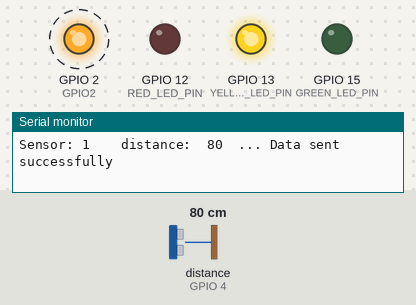
Bench run of a program on a simulated ESP8266 (NodeMCU). Parts: output pins drawn as LEDs (lit = HIGH), the last lines printed to the serial monitor. Dashed ring = blinking. The test bench sets the inputs (shaded band); at power-on: distance to the obstacle (sensor on GPIO 4) 80 cm. The echo pulse lasts 58.3 µs per cm.

Above: at 8.63 s.
8.8 s: distance to the obstacle (sensor on GPIO 4) set to 56 cm
11.8 s: distance to the obstacle (sensor on GPIO 4) set to 46 cm
At 11.97 s:
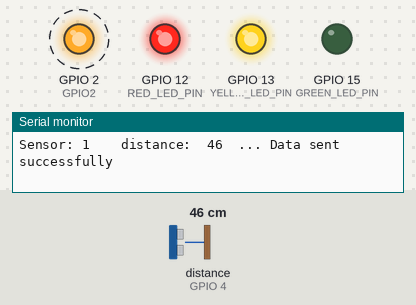
14.8 s: distance to the obstacle (sensor on GPIO 4) set to 60 cm
At 15.09 s:
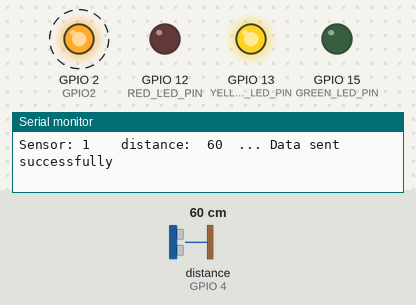
17.8 s: distance to the obstacle (sensor on GPIO 4) set to 4 cm
At 18.01 s:
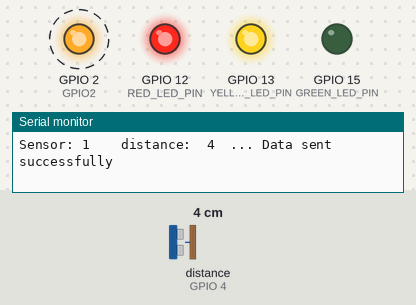
Timing chart, 0 to 21.8 s (numbered marks = the images above; inputs shaded):
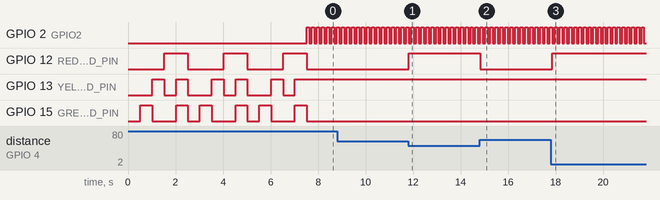

Measured:
- the behaviour switches between 51 and 50 cm on distance to the obstacle (sensor on GPIO 4) (found by bisection; images 0 and 1)
- after the input at 11.8 s, GPIO 12 (RED_LED_PIN): LOW → HIGH at once
- after the input at 14.8 s, GPIO 12 (RED_LED_PIN): HIGH → LOW at once
- after the input at 17.8 s, GPIO 12 (RED_LED_PIN): LOW → HIGH after 0.06 s
- by itself, GPIO 2 (GPIO2): alternates HIGH for 0.10 s and LOW for 0.10 s

The program:

main.cpp
```cpp
/****************************************************
 *  TITLE: ESP-NOW Controller + Ultrasonic sensor
 *  source: https://youtu.be/_cNAsTB5JpM
 *  Board Settings: ESP8266 + US sensor
 *  Board: ESP8266
 * Two ultrasonic sensor (named 0 - Left,1 - Right) with ESP32 reading distance of train from the stattion
 * Sending it to ESp8266 with motor driver
 ****************************************************
 */

#include<ESP8266WiFi.h>
#include<espnow.h>
#include <Ultrasonic.h>
//#include <NewPing.h>

#define MY_NAME         "CONTROLLER_NODE"
#define MY_ROLE         ESP_NOW_ROLE_CONTROLLER         // set the role of this device: CONTROLLER, SLAVE, COMBO
#define RECEIVER_ROLE   ESP_NOW_ROLE_SLAVE              // set the role of the receiver
#define WIFI_CHANNEL    1

#define LEFT  0
#define RIGHT 1

const int sensor_name = RIGHT;  // 0 for Left, 1 for Right
const int TRIGGER_PIN = 5; // was 16;   //D0 Or GPIO-16 of nodemcu
const int ECHO_PIN = 4; // was 5;    //D1 Or GPIO-5 of nodemcu
const int RED_LED_PIN = 12;
const int YELLOW_LED_PIN = 13;
const int GREEN_LED_PIN = 15;
const int MAX_DIST=80;
const int ON_BOARD_LED = 2; //D4 Or GPIO-2 of nodemcu
const int DELAY_CYCLE = 100 ; // time to wait before next measurement
const int IN_RANGE = 50; // Sensor's RED led will be ON when in range


bool LED_ON = true ;

void test_hw();

Ultrasonic ultrasonic(TRIGGER_PIN, ECHO_PIN);

// uint8_t receiverAddress[] = {0x50, 0x02, 0x91, 0x69, 0x6F, 0x22};   //  MAC address of the receiver Damaged :(
// uint8_t receiverAddress[] = {0xEC, 0xFA, 0xBC, 0xC3, 0x01, 0xA0};   //  MAC address of the receiver
uint8_t receiverAddress[] = {0x5C, 0xCF, 0x7F, 0x40, 0xE1, 0x26};   //  MAC address of the receiver

struct __attribute__((packed)) dataPacket {
  int sensor_name;
  int sensor_dist;
};

void transmissionComplete(uint8_t *receiver_mac, uint8_t transmissionStatus) {
  if(transmissionStatus == 0) {
    Serial.println(" ... Data sent successfully");
  } else {
    Serial.print(" .. Error code: ");
    Serial.println(transmissionStatus);
  }
}

int measure_dist(int _trig,int _echo)
{
  int l_distance;
  l_distance = ultrasonic.read();
  return l_distance;
}

// ******************** SETUP ***************************
void setup() {
  pinMode(LED_BUILTIN, OUTPUT);     // GPIO2 (D4) led on ESP8266 module (in addition to onboard led on GPIO 16)
  // on board led is GPIO16 (D0)
  pinMode(TRIGGER_PIN, OUTPUT);  // Sets the trigPin as an Output
  pinMode(ECHO_PIN, INPUT);   // Sets the echoPin as an Input

  pinMode(RED_LED_PIN, OUTPUT);   // Sets the echoPin as an Input
  pinMode(YELLOW_LED_PIN, OUTPUT);   // Sets the echoPin as an Input
  pinMode(GREEN_LED_PIN, OUTPUT);   // Sets the echoPin as an Input


  Serial.begin(9600);     // initialize serial port

  Serial.println();
  Serial.print("Initializing...");
  Serial.print(MY_NAME);
  Serial.print("    My MAC address is: ");
  Serial.println(WiFi.macAddress());

  WiFi.mode(WIFI_STA);
  WiFi.disconnect();        // Just in case, we do not want to connect to a WiFi network

  if(esp_now_init() != 0) {
    Serial.println("ESP-NOW initialization failed");
    return;
  }

  esp_now_set_self_role(MY_ROLE);
  esp_now_register_send_cb(transmissionComplete);   // this function will get called once all data is sent
  esp_now_add_peer(receiverAddress, RECEIVER_ROLE, WIFI_CHANNEL, NULL, 0);

  Serial.println("Initialized.");
  test_hw();
  Serial.println("Les'd tested");

  // Turn on GREEN led for sensor 0, or YELLOW for sensor 1, contantly
  // RED led will signal in range (in loop)
  if  (sensor_name == LEFT)
    digitalWrite(GREEN_LED_PIN,HIGH);
  else
    digitalWrite(YELLOW_LED_PIN,HIGH);

}

// ******************** LOOP ***************************

void loop() {
  if (LED_ON) {
    digitalWrite(LED_BUILTIN, HIGH);
    LED_ON=false;
  }
  else {
    digitalWrite(LED_BUILTIN, LOW);
    LED_ON=true;
  }

  int distance = measure_dist(TRIGGER_PIN,ECHO_PIN);

  if (distance<=IN_RANGE)
    digitalWrite(RED_LED_PIN,HIGH);
  else
    digitalWrite(RED_LED_PIN,LOW);

  dataPacket packet;
  packet.sensor_name = sensor_name;
  packet.sensor_dist = distance;

  Serial.print("Sensor: ");
  Serial.print(sensor_name);
  Serial.print("    distance:  ");
  Serial.print(distance);
  Serial.print(" ");


  esp_now_send(receiverAddress, (uint8_t *) &packet, sizeof(packet));


  delay(DELAY_CYCLE);
}

void write_leds(int _value1, int _value2, int _value3) {
  digitalWrite(GREEN_LED_PIN,_value1);
  digitalWrite(YELLOW_LED_PIN,_value2);
  digitalWrite(RED_LED_PIN,_value3);
}
void test_leds() {
  for (int i=1;i<=3;i++) {
    write_leds(LOW,LOW,LOW);
    delay(500);
    write_leds(HIGH,LOW,LOW);
    delay(500);
    write_leds(LOW,HIGH,LOW);
    delay(500);
    write_leds(LOW,LOW,HIGH);
    delay(500);
    write_leds(HIGH,HIGH,HIGH);
    delay(500);
    write_leds(LOW,LOW,LOW);
  }
}
void test_hw(){
  test_leds();
}
```
